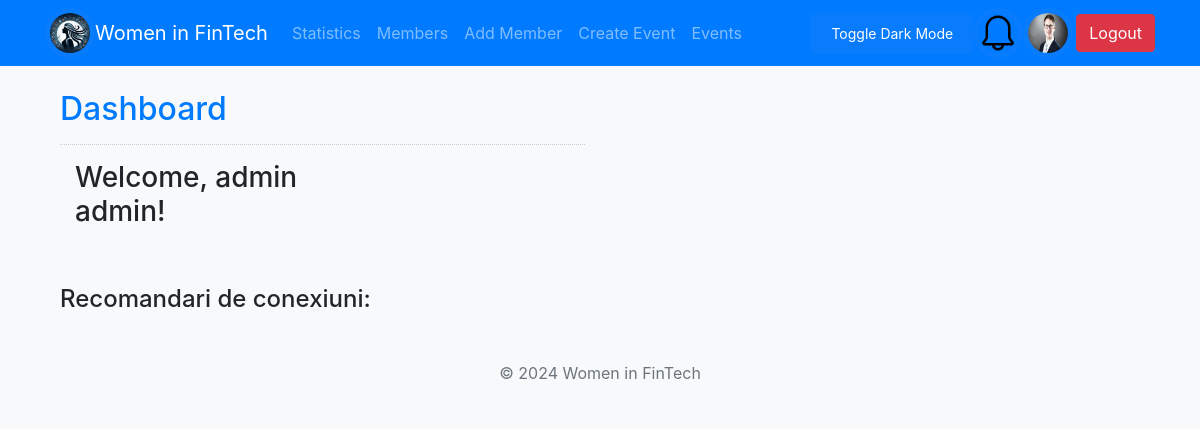
/dashboard.php (signed in), run on an earlier commit of the app's database.
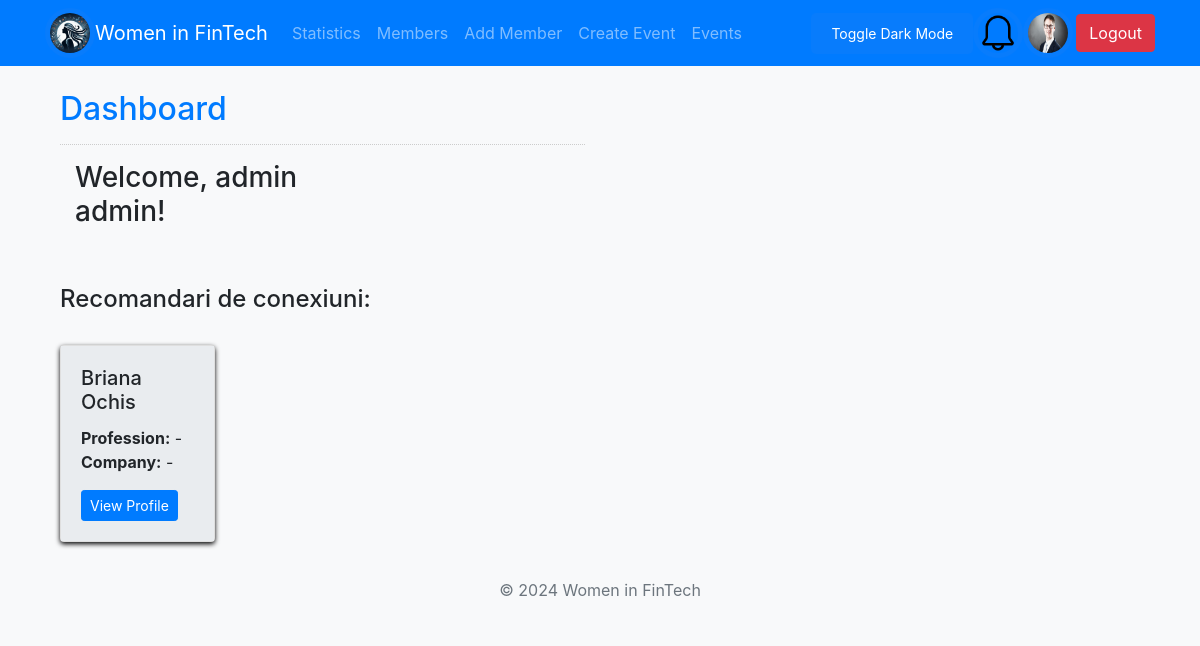
And on a later commit of the database.
### tables this page shows
CREATE TABLE `members` (
  `id` int(11) NOT NULL,
  `first_name` varchar(50) NOT NULL,
  `last_name` varchar(50) NOT NULL,
  `email` varchar(100) NOT NULL,
  `profession` varchar(100) DEFAULT '-',
  `company` varchar(100) DEFAULT '-',
  `expertise` text DEFAULT NULL,
  `linkedin_profile` varchar(255) DEFAULT NULL,
  `pfp` varchar(500) NOT NULL DEFAULT 'resources/default_profile_pic.jpg',
  `status` enum('admin','member','mentor') DEFAULT 'member',
  `created_at` timestamp NOT NULL DEFAULT current_timestamp(),
  `password` varchar(200) NOT NULL DEFAULT 'parola'
);

### dashboard.php (the view, shortened to what this page needs)
<?php
include_once 'includes/header.php';
$database = new Database();
$db = $database->getConnection();
?>
<div class="col-md-6 well">
    <h2 class="text-primary">Dashboard</h2>
    <hr style="border-top:1px dotted #ccc;"/>
    <div class="col-md-8">
        <?php
        $id = $_SESSION['user']['id'];
        $sql = $db->prepare("SELECT * FROM members WHERE id ='$id'");
        $sql->execute();
        $fetch = $sql->fetch();
        ?>
        <h3>Welcome, <?php echo $fetch['first_name']." ". $fetch['last_name']?>! </h3>
    </div>
    <br/>
    <br/>
    <div>
        <h4>Recomandari de conexiuni:</h4>
        <br/>
        <?php
        $profession = $fetch['profession'];
        $company = $fetch['company'];
        $query = "SELECT * FROM members WHERE (profession = '$profession' OR company = '$company') AND id != '$id'";
        $stmt = $db->prepare($query);
        $stmt->execute();
        ?>
        <div class="row">
            <?php while ($row = $stmt->fetch(PDO::FETCH_ASSOC)): ?>
                <div class="col-md-4">
                    <div class="card member-card">
                        <div class="card-body">
                            <h5 class="card-title"><?php echo htmlspecialchars($row['first_name'] . ' ' . $row['last_name']); ?></h5>
                            <p class="card-text">
                                <strong>Profession:</strong> <?php echo htmlspecialchars($row['profession']); ?><br>
                                <strong>Company:</strong> <?php echo htmlspecialchars($row['company']); ?>
                            </p>
                            <a href="profile_view.php?id=<?php echo $row['id']; ?>" class="btn btn-primary btn-sm">View Profile</a>
                        </div>
                    </div>
                </div>
            <?php endwhile; ?>
        </div>
    </div>
<?php
include_once "includes/footer.php";
?>

What changed in the data, as far as the page shows it:
added members: first_name+last_name "Briana Ochis", profession "-", company "-"
